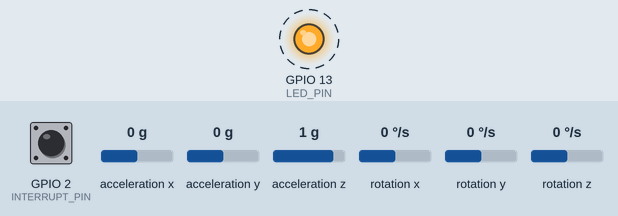
Simulated run of this sketch. Board: ESP32. On the bench: output pins drawn as LEDs (lit = HIGH). Dashed ring = blinking. Inputs (shaded band) come from the test bench; at power-on: GPIO 2 (INTERRUPT_PIN) LOW, acceleration x 0 g, acceleration y 0 g, acceleration z 1 g, rotation x 0 °/s, rotation y 0 °/s, rotation z 0 °/s. The sensor or clock chip raises its interrupt line as the real part does; nothing arrives over Bluetooth unless stated; a phone connects over Bluetooth LE 3 s after start; what the sketch prints to the serial monitor is not drawn.

Above: at 1.0 s.
Timing chart, 0 to 5.2 s (numbered marks = the images above):
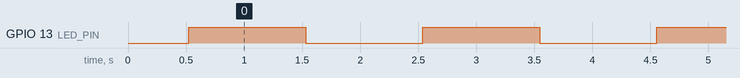

The sketch:

ble_mpu6050_mixed.ino
```cpp
#include <BLEDevice.h>
#include <BLEServer.h>
#include <BLEUtils.h>
#include <BLE2902.h>
#include "I2Cdev.h"
#include "MPU6050_6Axis_MotionApps20.h"


#if I2CDEV_IMPLEMENTATION == I2CDEV_ARDUINO_WIRE
    #include "Wire.h"
#endif

MPU6050 mpu;
#define INTERRUPT_PIN 2  // use pin 2 on Arduino Uno & most boards
#define LED_PIN 13 // (Arduino is 13, Teensy is 11, Teensy++ is 6)
bool blinkState = false;
#define OUTPUT_READABLE_YAWPITCHROLL

/* define the characteristic and it's propeties */
BLECharacteristic customCharacteristic(
  BLEUUID((uint16_t)0x1A00),
  BLECharacteristic::PROPERTY_READ |
  BLECharacteristic::PROPERTY_NOTIFY
);

#define serviceID BLEUUID((uint16_t)0x1700)

/* This function handles server callbacks */
bool deviceConnected = false;
class ServerCallbacks: public BLEServerCallbacks {
    void onConnect(BLEServer* MyServer) {
      deviceConnected = true;
    };
    void onDisconnect(BLEServer* MyServer) {
      deviceConnected = false;
    }
};

// MPU control/status vars
bool dmpReady = false;  // set true if DMP init was successful
uint8_t mpuIntStatus;   // holds actual interrupt status byte from MPU
uint8_t devStatus;      // return status after each device operation (0 = success, !0 = error)
uint16_t packetSize;    // expected DMP packet size (default is 42 bytes)
uint16_t fifoCount;     // count of all bytes currently in FIFO
uint8_t fifoBuffer[64]; // FIFO storage buffer

// orientation/motion vars
Quaternion q;           // [w, x, y, z]         quaternion container
VectorInt16 aa;         // [x, y, z]            accel sensor measurements
VectorInt16 aaReal;     // [x, y, z]            gravity-free accel sensor measurements
VectorInt16 aaWorld;    // [x, y, z]            world-frame accel sensor measurements
VectorFloat gravity;    // [x, y, z]            gravity vector
float euler[3];         // [psi, theta, phi]    Euler angle container
float ypr[3];           // [yaw, pitch, roll]   yaw/pitch/roll container and gravity vector

// packet structure for InvenSense teapot demo
uint8_t teapotPacket[14] = { '$', 0x02, 0,0, 0,0, 0,0, 0,0, 0x00, 0x00, '\r', '\n' };


// ================================================================
// ===               INTERRUPT DETECTION ROUTINE                ===
// ================================================================

volatile bool mpuInterrupt = false;     // indicates whether MPU interrupt pin has gone high
void dmpDataReady() {
    mpuInterrupt = true;
}


// ================================================================
// ===                      INITIAL SETUP                       ===
// ================================================================

void setup() {
    BLEDevice::init("dpsTimeular"); // Name your BLE Device
    BLEServer *MyServer = BLEDevice::createServer();  //Create the BLE Server
    MyServer->setCallbacks(new ServerCallbacks());  // Set the function that handles server callbacks
    BLEService *customService = MyServer->createService(serviceID); // Create the BLE Service
    customService->addCharacteristic(&customCharacteristic);  // Create a BLE Characteristic
    customCharacteristic.addDescriptor(new BLE2902());  // Create a BLE Descriptor
    MyServer->getAdvertising()->addServiceUUID(serviceID);  // Configure Advertising
    customService->start(); // Start the service
    MyServer->getAdvertising()->start();  // Start the server/advertising
    Serial.println("Waiting for a client to connect....");

    // join I2C bus (I2Cdev library doesn't do this automatically)
    #if I2CDEV_IMPLEMENTATION == I2CDEV_ARDUINO_WIRE
        Wire.begin();
        Wire.setClock(400000); // 400kHz I2C clock. Comment this line if having compilation difficulties
    #elif I2CDEV_IMPLEMENTATION == I2CDEV_BUILTIN_FASTWIRE
        Fastwire::setup(400, true);
    #endif

    // initialize serial communication
    // (115200 chosen because it is required for Teapot Demo output, but it's
    // really up to you depending on your project)
    Serial.begin(115200);
    // while (!Serial); // wait for Leonardo enumeration, others continue immediately


    // initialize device
    Serial.println(F("Initializing I2C devices..."));
    mpu.initialize();
    pinMode(INTERRUPT_PIN, INPUT);

    // verify connection
    Serial.println(F("Testing device connections..."));
    Serial.println(mpu.testConnection() ? F("MPU6050 connection successful") : F("MPU6050 connection failed"));

    // wait for ready
    Serial.println(F("\nSend any character to begin DMP programming and demo: "));
    while (Serial.available() && Serial.read()); // empty buffer
    // while (!Serial.available());                 // wait for data
    while (Serial.available() && Serial.read()); // empty buffer again

    // load and configure the DMP
    Serial.println(F("Initializing DMP..."));
    devStatus = mpu.dmpInitialize();

    // supply your own gyro offsets here, scaled for min sensitivity
    mpu.setXGyroOffset(220);
    mpu.setYGyroOffset(76);
    mpu.setZGyroOffset(-85);
    mpu.setZAccelOffset(1788); // 1688 factory default for my test chip

    // make sure it worked (returns 0 if so)
    if (devStatus == 0) {
        // Calibration Time: generate offsets and calibrate our MPU6050
        mpu.CalibrateAccel(6);
        mpu.CalibrateGyro(6);
        mpu.PrintActiveOffsets();
        // turn on the DMP, now that it's ready
        Serial.println(F("Enabling DMP..."));
        mpu.setDMPEnabled(true);

        // enable Arduino interrupt detection
        Serial.print(F("Enabling interrupt detection (Arduino external interrupt "));
        Serial.print(digitalPinToInterrupt(INTERRUPT_PIN));
        Serial.println(F(")..."));
        attachInterrupt(digitalPinToInterrupt(INTERRUPT_PIN), dmpDataReady, RISING);
        mpuIntStatus = mpu.getIntStatus();

        // set our DMP Ready flag so the main loop() function knows it's okay to use it
        Serial.println(F("DMP ready! Waiting for first interrupt..."));
        dmpReady = true;

        // get expected DMP packet size for later comparison
        packetSize = mpu.dmpGetFIFOPacketSize();
    } else {
        // ERROR!
        // 1 = initial memory load failed
        // 2 = DMP configuration updates failed
        // (if it's going to break, usually the code will be 1)
        Serial.print(F("DMP Initialization failed (code "));
        Serial.print(devStatus);
        Serial.println(F(")"));
    }

    // configure LED for output
    pinMode(LED_PIN, OUTPUT);


}


// ================================================================
// ===                    MAIN PROGRAM LOOP                     ===
// ================================================================

void loop() {
    // if programming failed, don't try to do anything
    if (!dmpReady) return;
    // read a packet from FIFO
    if (mpu.dmpGetCurrentFIFOPacket(fifoBuffer)) { // Get the Latest packet

        #ifdef OUTPUT_READABLE_YAWPITCHROLL
            // display Euler angles in degrees
            mpu.dmpGetQuaternion(&q, fifoBuffer);
            mpu.dmpGetGravity(&gravity, &q);
            mpu.dmpGetYawPitchRoll(ypr, &q, &gravity);
            Serial.print("ypr\t");
            Serial.print(ypr[0] * 180/M_PI);
            Serial.print("\t");
            Serial.print(ypr[1] * 180/M_PI);
            Serial.print("\t");
            Serial.println(ypr[2] * 180/M_PI);

            char buffer[40];
            sprintf(buffer, "%.1f,%.1f,%.1f", ypr[0] * 180/M_PI, ypr[1] * 180/M_PI, ypr[2] * 180/M_PI);
            customCharacteristic.setValue((char*)&buffer);
            customCharacteristic.notify();
        #endif


        // blink LED to indicate activity
        blinkState = !blinkState;
        digitalWrite(LED_PIN, blinkState);
    }
    delay(1000);
}
```

Measured:
- by itself, GPIO 13 (LED_PIN): alternates HIGH for 1.0 s and LOW for 1.0 s
